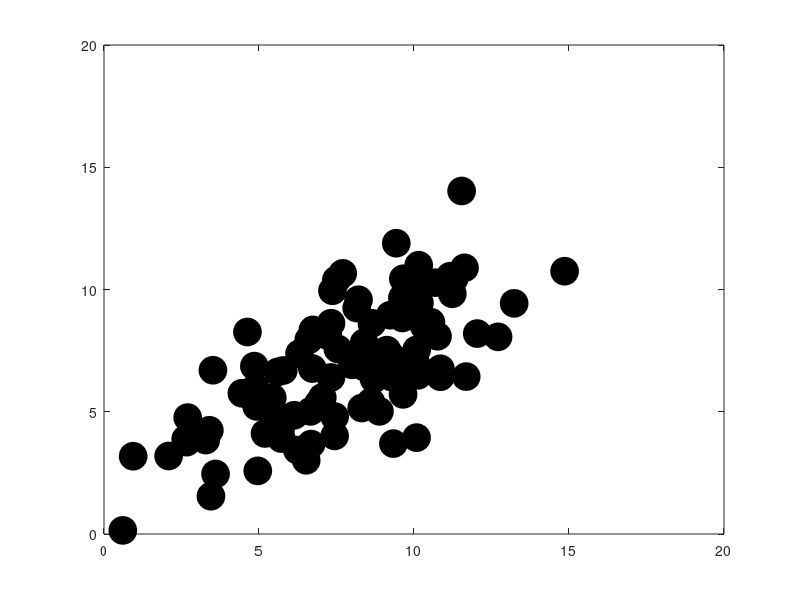

Write the MATLAB code that produced this figure. (Note: this script raises an error after producing the figure.)
[fish_ID, fish_length, fish_weight] = textread('homework6_data_problem1.txt', '%f%f%f', 'headerlines', 1);

%% Preliminary Statistics
% Visualize the fish data.

% scatter plot of data
figure('OuterPosition',[0 0 1600 1600],'PaperUnits','points','PaperSize',[1600 1600]);
dots      = plot(fish_length, fish_weight, 'LineStyle', 'none',...
          'Marker', 'o', 'MarkerEdgeColor', 'k', 'MarkerFaceColor', 'k', ...
          'MarkerSize', 20);
setMarkerColor(dots, 'k', 0.3);

xlabel('fish length (in)')
ylabel('fish weight (oz)')
xlim([0.5*min(fish_length) 1.5*max(fish_length)])
ylim([0.5*min(fish_weight) 1.5*max(fish_weight)])
title('Moosehead Lake Rock Bass')

prettyFig()
drawnow

% construct the deviation matrix
D         = zeros(length(fish_weight), 2);
D(:,1)    = fish_length - mean(fish_length);
D(:,2)    = fish_weight - mean(fish_weight);

disp('The deviation matrix:')
disp(D)

% construct the sample covariance matrix
S         = 1 / (length(D) - 1) * D' * D;

disp('The covariance matrix:')
disp(S)

%% Problem #1 Part B

% compute the eigenvalues
[V, lambda] = eig(S)

% scatter plot of data
figure('OuterPosition',[0 0 1600 1600],'PaperUnits','points','PaperSize',[1600 1600]);
dots      = plot(fish_length, fish_weight, 'LineStyle', 'none',...
          'Marker', 'o', 'MarkerEdgeColor', 'k', 'MarkerFaceColor', 'k', ...
          'MarkerSize', 20);
setMarkerColor(dots, 'k', 0.3);

hold on

% plot eigenvectors at centroid
slope(1)  = V(1) / V(2);
slope(2) 	= - 1/slope(1);
b         = mean(fish_weight) - slope * mean(fish_length);
x         = 0:max(fish_length);
plot(x, slope(1)*x + b(1), 'r')
plot(x, slope(2)*x + b(2), 'r')

xlabel('fish length (in)')
ylabel('fish weight (oz)')
xlim([0.5*min(fish_length) 1.5*max(fish_length)])
ylim([0.5*min(fish_weight) 1.5*max(fish_weight)])
title('Moosehead Lake Rock Bass')

prettyFig()
drawnow

%% Problem #1 Part C

% compute statistical distance using the L-2 norm
my_distances = zeros(100,1);
for ii = 1:length(fish_weight)
	d			= zeros(2,1);
	d(1) 	= fish_length(ii) - mean(fish_length);
	d(2) 	= fish_weight(ii) - mean(fish_weight);
	my_distances(ii) = d' * inv(S) * d;
end
disp('The statistical distances:')
disp(my_distances)

% produce histogram of statistical distance
figure('OuterPosition',[0 0 1600 1600],'PaperUnits','points','PaperSize',[1600 1600]);
histogram(my_distances, 0:0.5:10)
xlim([0 10])
ylim([0 25])
xlabel('statistical distance')
ylabel('occurrences')
title('histogram of statistical differences')

prettyFig()
drawnow

if being_published
  snapnow
  delete(gcf)
end

disp('I have picked 0.95 for the alpha value');
disp('From the chi-square table, c_squared is = 5.99')
c2 = 5.99;

% scatter plot of data
fig = figure('OuterPosition',[0 0 1600 1600],'PaperUnits','points','PaperSize',[1600 1600]);
ax = axes(fig);
dots      = plot(ax, fish_length, fish_weight, 'LineStyle', 'none',...
          'Marker', 'o', 'MarkerEdgeColor', 'k', 'MarkerFaceColor', 'k', ...
          'MarkerSize', 20);
setMarkerColor(dots, 'k', 0.3);

hold on

% plot eigenvectors at centroid
slope(1)  = V(1) / V(2);
slope(2) 	= - 1/slope(1);
b         = mean(fish_weight) - slope * mean(fish_length);
x         = 0:max(fish_length);
plot(ax, x, slope(1)*x + b(1), 'r')
plot(ax, x, slope(2)*x + b(2), 'r')

% plot an ellipse as black dots
d1 				= linspace(-16.8, 16.8, 101);
d2 				= zeros(length(d1), 2);
invS 			= inv(S);
for ii = 1:length(d2)
	d2(ii,:)= roots([invS(2,2) (invS(1,2) + invS(2,1))*d1(ii) (invS(1,1)*d1(ii)^2 - c2^2)]);
end

plot(ax, d1, d2, 'LineStyle', 'none', 'Marker', 'o', 'MarkerSize', 3, 'MarkerFaceColor', 'k', 'MarkerEdgeColor', 'k');

xlabel('fish length (in)')
ylabel('fish weight (oz)')
xlim([-5 25])
ylim([-25 25])
title('Moosehead Lake Rock Bass')

prettyFig()
drawnow

%% Problem #1 Part D

index = find(my_distances > c2)
disp('Fish IDs with high statistical differences')
fish_ID(index)

X = [fish_length fish_weight];
figure;
hist3(X, 'Nbins', [15 15]);
xlabel('fish length (in)')
ylabel('fish weight (oz)')
zlabel('# occurrences')

prettyFig()
drawnow
